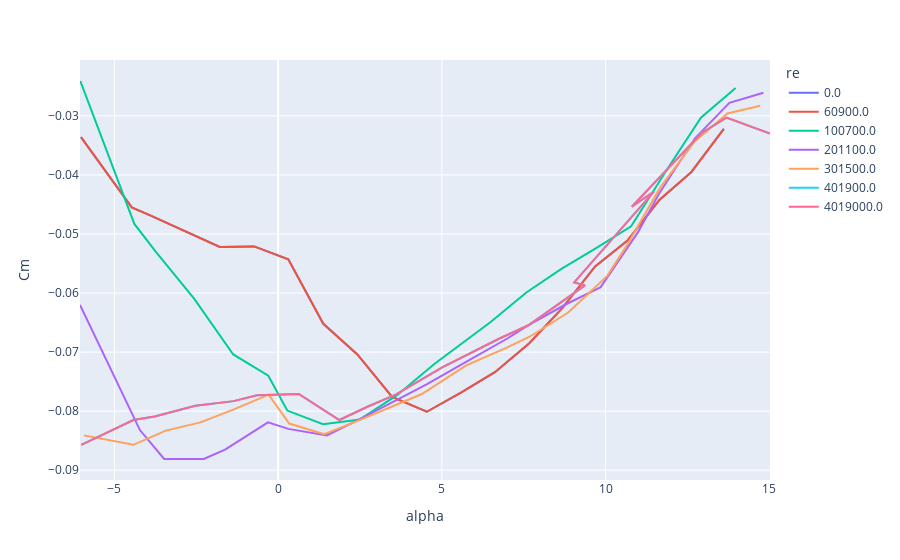

Write notebook code for a chart like this one.
### Code cell
df = afoil.lift
df = df.loc[df.pre_stall==1.0]


px.line(df, x='alpha', y='Cm', color='re')

### Figure 1 — Plotly figure (JSON) as saved in the notebook; plotly's stock layout.template omitted (floating-point values rounded to 4 significant figures)
{"data": [{"hovertemplate": "re=0.0<br>alpha=%{x}<br>Cm=%{y}<extra></extra>", "legendgroup": "0.0", "line": {"color": "#636efa", "dash": "solid"}, "marker": {"symbol": "circle"}, "mode": "lines", "name": "0.0", "orientation": "v", "showlegend": true, "type": "scatter", "x": [-6.02, -4.47, -3.89, -2.35, -1.78, -0.73, 0.31, 1.38, 2.42, 3.48, 4.54, 5.57, 6.62, 7.67, 8.67, 9.68, 10.67, 11.65, 12.62, 13.61], "xaxis": "x", "y": [-0.0336, -0.0455, -0.0469, -0.0508, -0.0522, -0.0521, -0.0543, -0.0652, -0.0704, -0.0776, -0.0801, -0.0769, -0.0734, -0.0685, -0.0626, -0.0555, -0.0511, -0.0442, -0.0395, -0.0322], "yaxis": "y"}, {"hovertemplate": "re=60900.0<br>alpha=%{x}<br>Cm=%{y}<extra></extra>", "legendgroup": "60900.0", "line": {"color": "#EF553B", "dash": "solid"}, "marker": {"symbol": "circle"}, "mode": "lines", "name": "60900.0", "orientation": "v", "showlegend": true, "type": "scatter", "x": [-6.02, -4.47, -3.89, -2.35, -1.78, -0.73, 0.31, 1.38, 2.42, 3.48, 4.54, 5.57, 6.62, 7.67, 8.67, 9.68, 10.67, 11.65, 12.62, 13.61], "xaxis": "x", "y": [-0.0336, -0.0455, -0.0469, -0.0508, -0.0522, -0.0521, -0.0543, -0.0652, -0.0704, -0.0776, -0.0801, -0.0769, -0.0734, -0.0685, -0.0626, -0.0555, -0.0511, -0.0442, -0.0395, -0.0322], "yaxis": "y"}, {"hovertemplate": "re=100700.0<br>alpha=%{x}<br>Cm=%{y}<extra></extra>", "legendgroup": "100700.0", "line": {"color": "#00cc96", "dash": "solid"}, "marker": {"symbol": "circle"}, "mode": "lines", "name": "100700.0", "orientation": "v", "showlegend": true, "type": "scatter", "x": [-6.04, -4.39, -3.72, -2.56, -1.37, -0.3, 0.28, 1.37, 2.5, 3.63, 4.77, 5.89, 6.49, 7.58, 8.65, 9.71, 10.78, 11.85, 12.91, 13.97], "xaxis": "x", "y": [-0.0241, -0.0483, -0.0531, -0.061, -0.0704, -0.074, -0.0799, -0.0822, -0.0814, -0.0773, -0.072, -0.0673, -0.0649, -0.0599, -0.0559, -0.0524, -0.0487, -0.0393, -0.0303, -0.0253], "yaxis": "y"}, {"hovertemplate": "re=201100.0<br>alpha=%{x}<br>Cm=%{y}<extra></extra>", "legendgroup": "201100.0", "line": {"color": "#ab63fa", "dash": "solid"}, "marker": {"symbol": "circle"}, "mode": "lines", "name": "201100.0", "orientation": "v", "showlegend": true, "type": "scatter", "x": [-6.05, -4.22, -3.48, -2.27, -1.62, -0.31, 0.31, 1.49, 2.69, 3.89, 4.52, 5.82, 7, 7.66, 8.79, 9.85, 11, 11.63, 12.73, 13.78, 14.82], "xaxis": "x", "y": [-0.062, -0.0832, -0.0881, -0.0881, -0.0865, -0.0819, -0.083, -0.0841, -0.0808, -0.0774, -0.0755, -0.0714, -0.0677, -0.0654, -0.0619, -0.059, -0.0496, -0.0432, -0.0338, -0.0278, -0.0261], "yaxis": "y"}, {"hovertemplate": "re=301500.0<br>alpha=%{x}<br>Cm=%{y}<extra></extra>", "legendgroup": "301500.0", "line": {"color": "#FFA15A", "dash": "solid"}, "marker": {"symbol": "circle"}, "mode": "lines", "name": "301500.0", "orientation": "v", "showlegend": true, "type": "scatter", "x": [-5.93, -4.42, -3.43, -2.37, -1.35, -0.29, 0.34, 1.41, 2.54, 3.72, 4.39, 5.73, 7, 7.68, 8.86, 10.05, 10.63, 11.66, 12.71, 13.72, 14.72], "xaxis": "x", "y": [-0.0841, -0.0857, -0.0833, -0.0819, -0.0797, -0.0772, -0.0821, -0.0839, -0.0814, -0.0786, -0.0771, -0.0723, -0.0692, -0.0674, -0.0633, -0.0571, -0.0521, -0.0422, -0.0344, -0.0296, -0.0283], "yaxis": "y"}, {"hovertemplate": "re=401900.0<br>alpha=%{x}<br>Cm=%{y}<extra></extra>", "legendgroup": "401900.0", "line": {"color": "#19d3f3", "dash": "solid"}, "marker": {"symbol": "circle"}, "mode": "lines", "name": "401900.0", "orientation": "v", "showlegend": true, "type": "scatter", "x": [-6.01, -4.42, -3.77, -2.53, -1.36, -0.64, 0.63, 1.87, 2.71, 3.59, 5.01, 5.89, 6.76, 7.63, 9.37, 9.04, 11.48, 10.8, 12.93, 13.69, 15.02], "xaxis": "x", "y": [-0.0857, -0.0815, -0.0809, -0.0791, -0.0783, -0.0773, -0.0771, -0.0815, -0.0793, -0.0772, -0.0726, -0.0702, -0.0677, -0.0655, -0.0587, -0.0582, -0.0428, -0.0454, -0.0329, -0.0303, -0.033], "yaxis": "y"}, {"hovertemplate": "re=4019000.0<br>alpha=%{x}<br>Cm=%{y}<extra></extra>", "legendgroup": "4019000.0", "line": {"color": "#FF6692", "dash": "solid"}, "marker": {"symbol": "circle"}, "mode": "lines", "name": "4019000.0", "orientation": "v", "showlegend": true, "type": "scatter", "x": [-6.01, -4.42, -3.77, -2.53, -1.36, -0.64, 0.63, 1.87, 2.71, 3.59, 5.01, 5.89, 6.76, 7.63, 9.37, 9.04, 11.48, 10.8, 12.93, 13.69, 15.02], "xaxis": "x", "y": [-0.0857, -0.0815, -0.0809, -0.0791, -0.0783, -0.0773, -0.0771, -0.0815, -0.0793, -0.0772, -0.0726, -0.0702, -0.0677, -0.0655, -0.0587, -0.0582, -0.0428, -0.0454, -0.0329, -0.0303, -0.033], "yaxis": "y"}], "layout": {"legend": {"title": {"text": "re"}, "tracegroupgap": 0}, "margin": {"t": 60}, "xaxis": {"anchor": "y", "domain": [0, 1], "title": {"text": "alpha"}}, "yaxis": {"anchor": "x", "domain": [0, 1], "title": {"text": "Cm"}}}}
